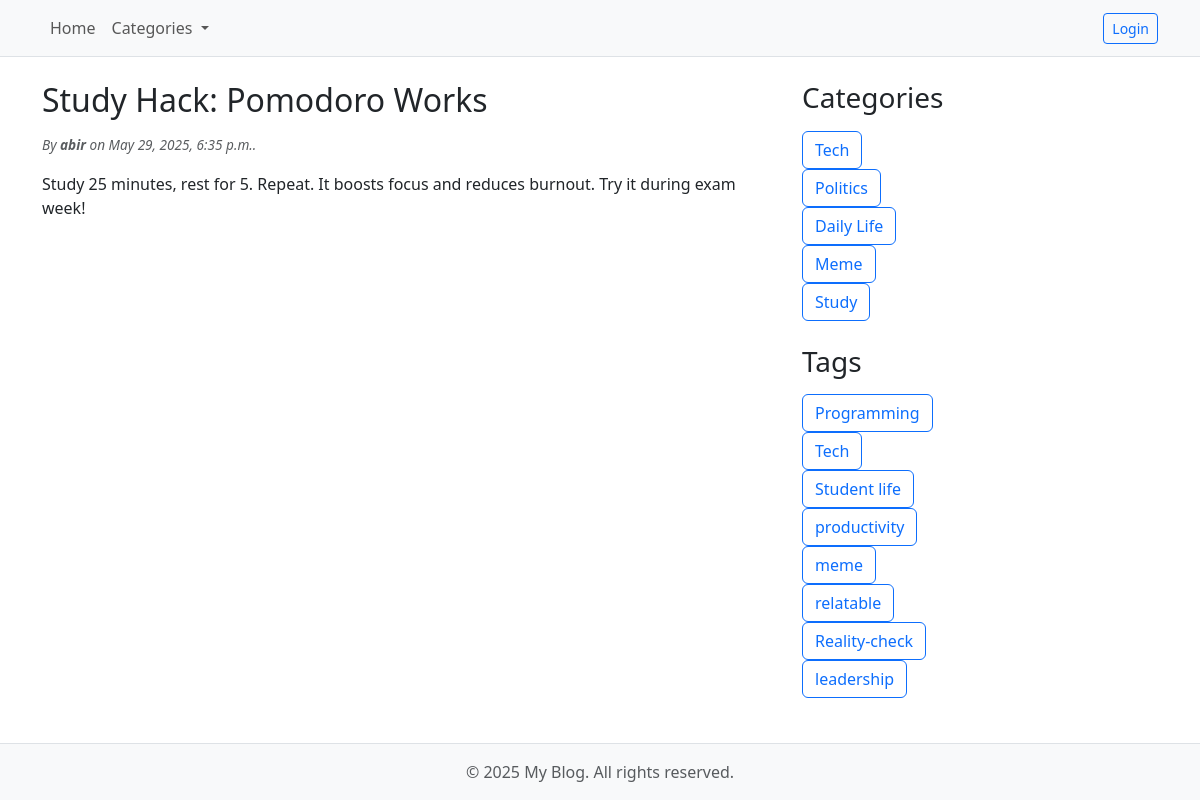
/post/1, run on the app's committed database.
### Blog/models.py (models this page shows, shortened)
class Post(models.Model):
    title = models.CharField( max_length=200)
    content = models.TextField()
    author = models.ForeignKey(User, on_delete=models.CASCADE)
    created_at = models.DateTimeField(auto_now_add=True)
    updated_at = models.DateTimeField(auto_now=True)
    category = models.ForeignKey(Category, on_delete=models.SET_NULL, null = True, blank = True)
    tag = models.ManyToManyField(Tag, blank= True)

class Category(models.Model):
    name = models.CharField(max_length=20)

class Tag(models.Model):
    name = models.CharField( max_length=20)

### Blog/views.py (the view)
# urls.py: path("post/<int:id>",post_details, name = 'post_details'),
def post_details(request, id):
    post = get_object_or_404(Post, id = id)
    categories = Category.objects.all()
    tags = Tag.objects.all()
    return render(request, 'blog/post_details.html', {'post': post, 'categories':categories, 'tags':tags})

### template/blog/post_details.html (shortened to what this page needs)
{% extends "blog/base.html" %}
{% block content %}
    <h2 class="mb-3"> {{post.title}} </h2>
    <div class="text-muted fst-italic mb-3" style="font-size: 0.85rem;">
        By <b>{{ post.author }}</b> on {{ post.created_at }}.
    </div>
    <p> {{ post.content}} </p>
{% endblock %}

### template/blog/base.html (shortened to what this page needs)
<!DOCTYPE html>
<html lang="en">
<head>
  <link
    href="https://cdn.jsdelivr.net/npm/bootstrap@5.3.0/dist/css/bootstrap.min.css"
    rel="stylesheet"
  />
</head>
<body class="d-flex flex-column min-vh-100">
  <nav class="navbar navbar-expand-lg navbar-light bg-light border-bottom">
    <div class="container" id="navbarNavDropdown">
      <ul class="navbar-nav">
        <li class="nav-item">
          <a class="nav-link" href="{% url 'post_list' %}">Home</a>
        </li>
        <li class="nav-item dropdown">
          <a
            class="nav-link dropdown-toggle"
            href="#"
            id="categoriesDropdown"
            role="button"
            data-bs-toggle="dropdown"
            aria-expanded="false"
          >
            Categories
          </a>
        </li>
      </ul>
      <div class="d-flex align-items-center gap-3">
        {% if user.is_authenticated %}
          <span class="navbar-text">Welcome, {{ user.username }}</span>
          <form method="POST" action="{% url 'logout' %}">
            {% csrf_token %}
            <button type="submit" class="btn btn-outline-danger btn-sm">Logout</button>
          </form>
        {% else %}
          <a class="btn btn-outline-primary btn-sm" href="{% url 'login' %}">Login</a>
        {% endif %}
      </div>
    </div>
</nav>
  <div class="container my-4 flex-grow-1">
    <div class="row">
      <main class="col-lg-8 mb-4">
        {% block content %}
        {% endblock %}
      </main>
      <aside class="col-lg-4">
        <section class="mb-4">
          <h3 class="mb-3">Categories</h3>
          {% for category in categories %}
          <div class="d-flex gap-2 flex-wrap">
            <button type="button" class="btn btn-outline-primary">{{ category.name }}</button>
          </div>
          {% empty %}
            <p>No Categories made</p>
          {% endfor %}
        </section>
        <section>
          <h3 class="mb-3">Tags</h3>
          {% for tag in tags %}
          <div class="d-flex gap-2 flex-wrap">
            <button type="button" class="btn btn-outline-primary">{{ tag.name }}</button>
          </div>
          {% empty %}
            <p>No Tags made</p>
          {% endfor %}
        </section>
      </aside>
    </div>
  </div>
  <footer class="bg-light text-center text-muted py-3 border-top mt-auto">
    <div class="container">
      &copy; 2025 My Blog. All rights reserved.
    </div>
  </footer>
</body>
</html>

### data on the page
Post: title "Study Hack: Pomodoro Works", author "abir", created_at "May 29, 2025, 6:35 p.m.", content "Study 25 minutes, rest for 5. Repeat. It boosts focus and reduces burnout. Try it during exam week!"
Category: name "Tech"
Category: name "Politics"
Category: name "Daily Life"
Category: name "Meme"
Category: name "Study"
Tag: name "Programming"
Tag: name "Tech"
Tag: name "Student life"
Tag: name "productivity"
Tag: name "meme"
Tag: name "relatable"
Tag: name "Reality-check"
Tag: name "leadership"
